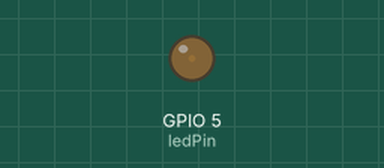
Recording of a sketch running on a simulated ESP32. Shown: output pins drawn as LEDs (lit = HIGH).

Above: at 0.05 s.
At 2.15 s:
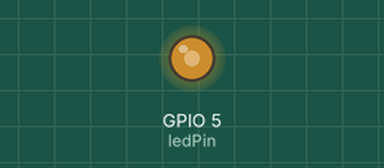
At 3.45 s:
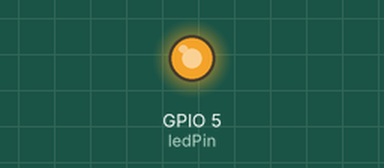
At 6.9 s:
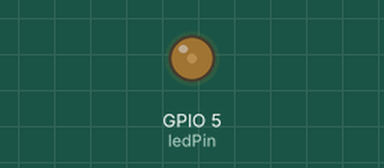
Timing chart, 0 to 10.0 s (numbered marks = the images above):
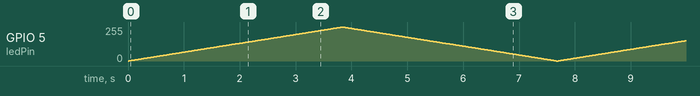

The sketch:

led.ino
```cpp
// the number of the LED pin
const int ledPin = 5;  // 5 corresponds to GPIO5

// setting PWM properties
const int freq = 5000;
const int resolution = 8;

void setup(){
  //This function is used to setup LEDC pin with given frequency and resolution.
  //LEDC channel will be selected automatically.
  //bool ledcAttach(uint8_t pin, uint32_t freq, uint8_t resolution);
  //pin select LEDC pin.
  //freq select frequency of pwm.
  //resolution select resolution for LEDC channel. Range is 1-14 bits (1-20 bits for ESP32).
  //The LEDC channel will be selected automatically

  ledcAttach(ledPin, freq, resolution);

}

void loop(){

  //bool ledcWrite(uint8_t pin, uint32_t duty);

  // increase the LED brightness
  for(int dutyCycle = 0; dutyCycle <= 255; dutyCycle++){
    // changing the LED brightness with PWM
    ledcWrite(ledPin, dutyCycle);
    delay(15);
  }

  // decrease the LED brightness
  for(int dutyCycle = 255; dutyCycle >= 0; dutyCycle--){
    // changing the LED brightness with PWM
    ledcWrite(ledPin, dutyCycle);
    delay(15);
  }
}
```
